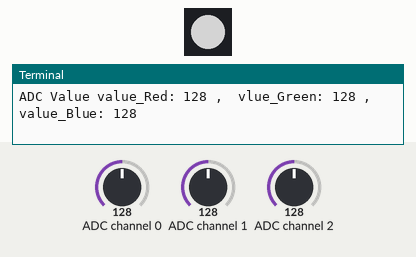
This program was run on a simulated Raspberry Pi (BCM pin numbers). Parts: 1 RGB LEDs in strip order, left to right, the last lines printed to the terminal. The inputs (shaded band) are chosen by the test bench; at power-on: ADC channel 0 = 128, ADC channel 1 = 128, ADC channel 2 = 128 (analog values on the 0–255 scale). Dim RGB values are drawn brighter than linear.

Above: at 1.2 s.
1.3 s: ADC channel 0 set to 30
At 2.0 s:
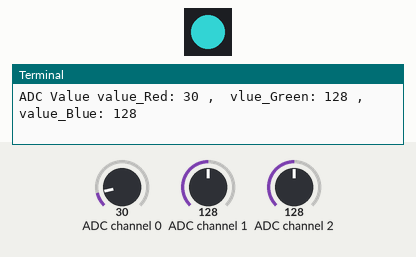
2.8 s: ADC channel 1 set to 30
At 3.1 s:
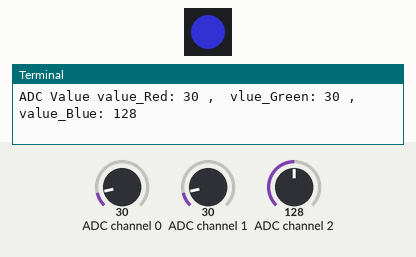
4.3 s: ADC channel 2 set to 0
At 5.4 s:
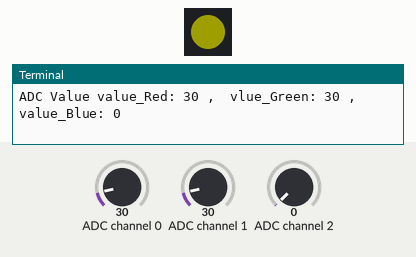
Timing chart, 0 to 7.3 s (numbered marks = the images above; inputs shaded):
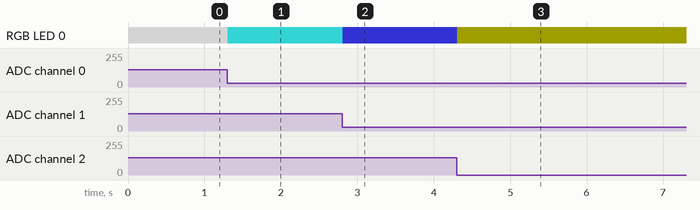

The program:

ColorfulSoftlight.py
```python
#!/usr/bin/env python3
#############################################################################
# Filename    : Softlight.py
# Description : Control RGBLED with Potentiometer
# Author      : www.freenove.com
# modification: 2023/05/11
########################################################################
from gpiozero import RGBLED
import time
from ADCDevice import *

led = RGBLED(red=22, green=27, blue=17, active_high=False) # define the pins for R:GPIO22,G:GPIO27,B:GPIO17
#led = RGBLED(red="J8:15", green="J8:13", blue="J8:11") # according to BOARD Numbering define the pins for R:11,G:12,B:13
adc = ADCDevice() # Define an ADCDevice class object

def setup():
    global adc
    if(adc.detectI2C(0x48)): # Detect the pcf8591.
        adc = PCF8591()
    elif(adc.detectI2C(0x4b)): # Detect the ads7830
        adc = ADS7830()
    else:
        print("No correct I2C address found, \n"
        "Please use command 'i2cdetect -y 1' to check the I2C address! \n"
        "Program Exit. \n");
        exit(-1)

def loop():
    while True:
        value_Red = adc.analogRead(0)       # read ADC value of 3 potentiometers
        value_Green = adc.analogRead(1)
        value_Blue = adc.analogRead(2)
        led.red   =value_Red/255  # map the read value of potentiometers into PWM value and output it
        led.green =value_Green/255
        led.blue  =value_Blue/255
        # print read ADC value
        print ('ADC Value value_Red: %d ,\tvlue_Green: %d ,\tvalue_Blue: %d'%(value_Red,value_Green,value_Blue))
        time.sleep(0.01)

def destroy():
    adc.close()
    led.close()

if __name__ == '__main__': # Program entrance
    print ('Program is starting ... ')
    setup()
    try:
        loop()
    except KeyboardInterrupt: # Press ctrl-c to end the program.
        destroy()
        print("Ending program")
```

ADCDevice.py
```python
#!/usr/bin/env python3
########################################################################
# Filename    : ADCDevice.py
# Description : Freenove ADC Module library.
# Author      : www.freenove.com
# modification: 2023/05/11
########################################################################

import smbus

class ADCDevice(object):
    def __init__(self):
        self.cmd = 0
        self.address = 0
        self.bus=smbus.SMBus(1)
        # print("ADCDevice init")

    def detectI2C(self,addr):
        try:
            self.bus.write_byte(addr,0)
            print("Found device in address 0x%x"%(addr))
            return True
        except:
            print("Not found device in address 0x%x"%(addr))
            return False

    def close(self):
        self.bus.close()

class PCF8591(ADCDevice):
    def __init__(self):
        super(PCF8591, self).__init__()
        self.cmd = 0x40     # The default command for PCF8591 is 0x40.
        self.address = 0x48 # 0x48 is the default i2c address for PCF8591 Module.

    def analogRead(self, chn): # PCF8591 has 4 ADC input pins, chn:0,1,2,3
        value = self.bus.read_byte_data(self.address, self.cmd+chn)
        value = self.bus.read_byte_data(self.address, self.cmd+chn)
        return value

    def analogWrite(self,value): # write DAC value
        self.bus.write_byte_data(address,cmd,value)

class ADS7830(ADCDevice):
    def __init__(self):
        super(ADS7830, self).__init__()
        self.cmd = 0x84
        self.address = 0x4b # 0x4b is the default i2c address for ADS7830 Module.

    def analogRead(self, chn): # ADS7830 has 8 ADC input pins, chn:0,1,2,3,4,5,6,7
        value = self.bus.read_byte_data(self.address, self.cmd|(((chn<<2 | chn>>1)&0x07)<<4))
        return value
```

Measured:
- after the input at 1.3 s, RGB LED 0: RGB(128, 128, 128) → RGB(30, 128, 128) at once
- after the input at 2.8 s, RGB LED 0: RGB(30, 128, 128) → RGB(30, 30, 128) at once
- after the input at 4.3 s, RGB LED 0: RGB(30, 30, 128) → RGB(30, 30, 0) at once
